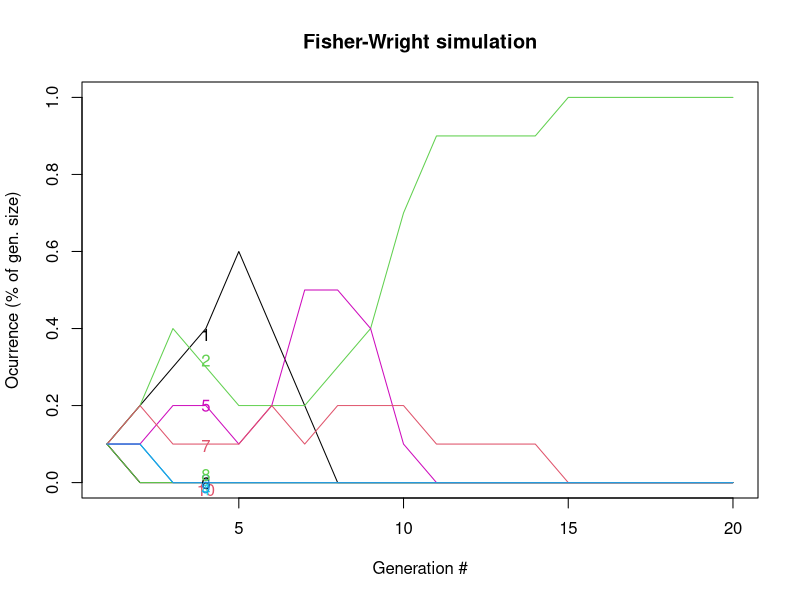
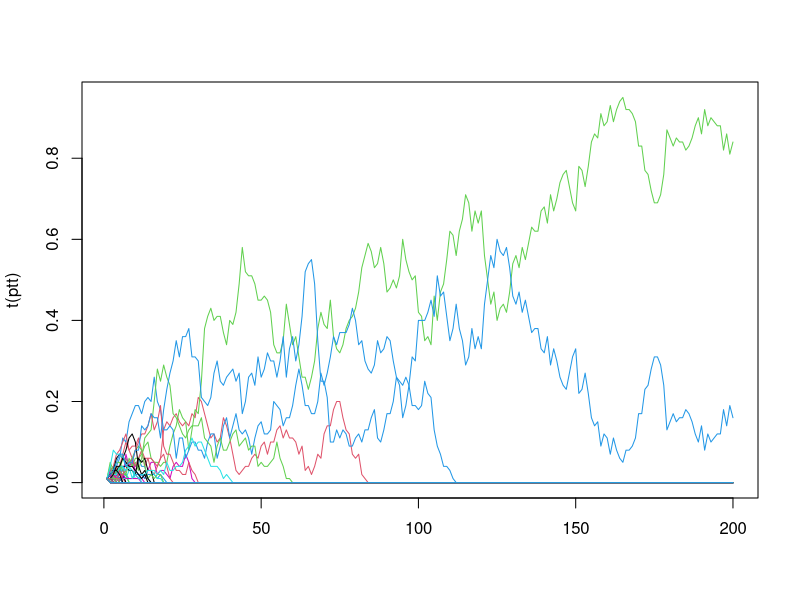
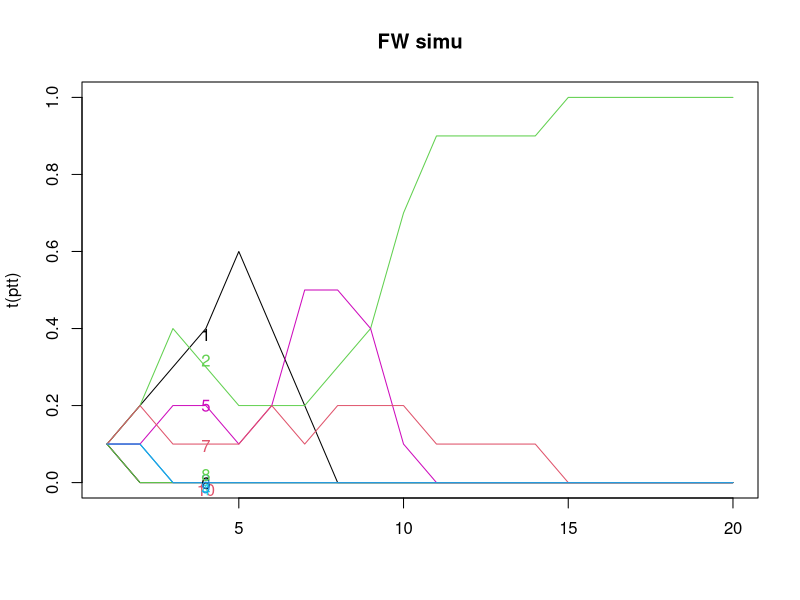

Write the R code that produced these figures, in order.
## ---- chunk 1
  fwm <- function(N, n_gen, mu = 0) ## mu != 4/N
  {
      ## simulate fisher-wright (with mutations)
      x <- paste(1:N) ## starting types
      A <- matrix(NA, nrow = n_gen, ncol = N)
      for (i in 1:n_gen)
      {
          A[i,] <- x
          x <- sample(x, size = N, replace = T) # Sample from previous generation and draw with replacement
          x <- mut(x, mu) 
          x
      }
      return(A) ## matrix of types, each line a generation.
  }

# Function to detect number of mutations. This occurs with probability mu. 
  mut <- function(x, mu)
  {
      ## m, the individuals that mutate
      m <- which(rbinom(length(x), size= 1, prob = mu) == 1)
      if (length(m) == 0) ## if no-one mutates
          return(x)
      ## add a suffix to their ID, so it will be unique (infinite alleles)
      suffix <- 10000*round(runif(length(m)),4)
      x[m] <- paste0(x[m], ".", suffix)
      x
  }
## ---- chunk 2
  set.seed(1)
  fwm(N = 10, n_gen = 6, mu = 0)
## ---- chunk 3
  set.seed(1)
  A <- fwm(N = 10, n_gen = 20, mu = 0)
  tt <- table(A, row(A)) ## count types by row
  ptt <- prop.table(tt, 2) ## proportions
## ---- chunk 4
  matplot(t(ptt), type = 'l', lty = 1, main = "Fisher-Wright simulation", xlab = "Generation #", ylab="Ocurrence (% of gen. size)"
            )
  text(x = 4, y = jitter(ptt[,4]), rownames(ptt), col = 1:6)
## ---- chunk 5
  set.seed(1)
  A <- fwm(N = 100, n_gen = 200, mu = 0)
  tt <- table(A, row(A)) ## count types by row
  ptt <- prop.table(tt, 2) ## proportions
  matplot(t(ptt), type = 'l', lty = 1)
## ---- chunk 6
  set.seed(1)
  A <- fwm(N = 10, n_gen = 20, mu = 0)
  tt <- table(A, row(A)) ## count types by row
  ptt <- prop.table(tt, 2) ## proportions
  matplot(t(ptt), type = 'l', lty = 1, main = "FW simu")
  text(x = 4, y = jitter(ptt[,4]), rownames(ptt), col = 1:6)
## ---- chunk 7
  T.vec <- NULL
  all.the.same <- function(x){length(unique(x)) == 1}
  set.seed(10)
  for (i in 1:100)
  {
      A <- fwm(N = 100, n_gen = 1000,mu = 0)
      extinction_time = min(row(A)[apply(A, 1, all.the.same)])
      T.vec[i] <- extinction_time
  }
  mean(T.vec)
